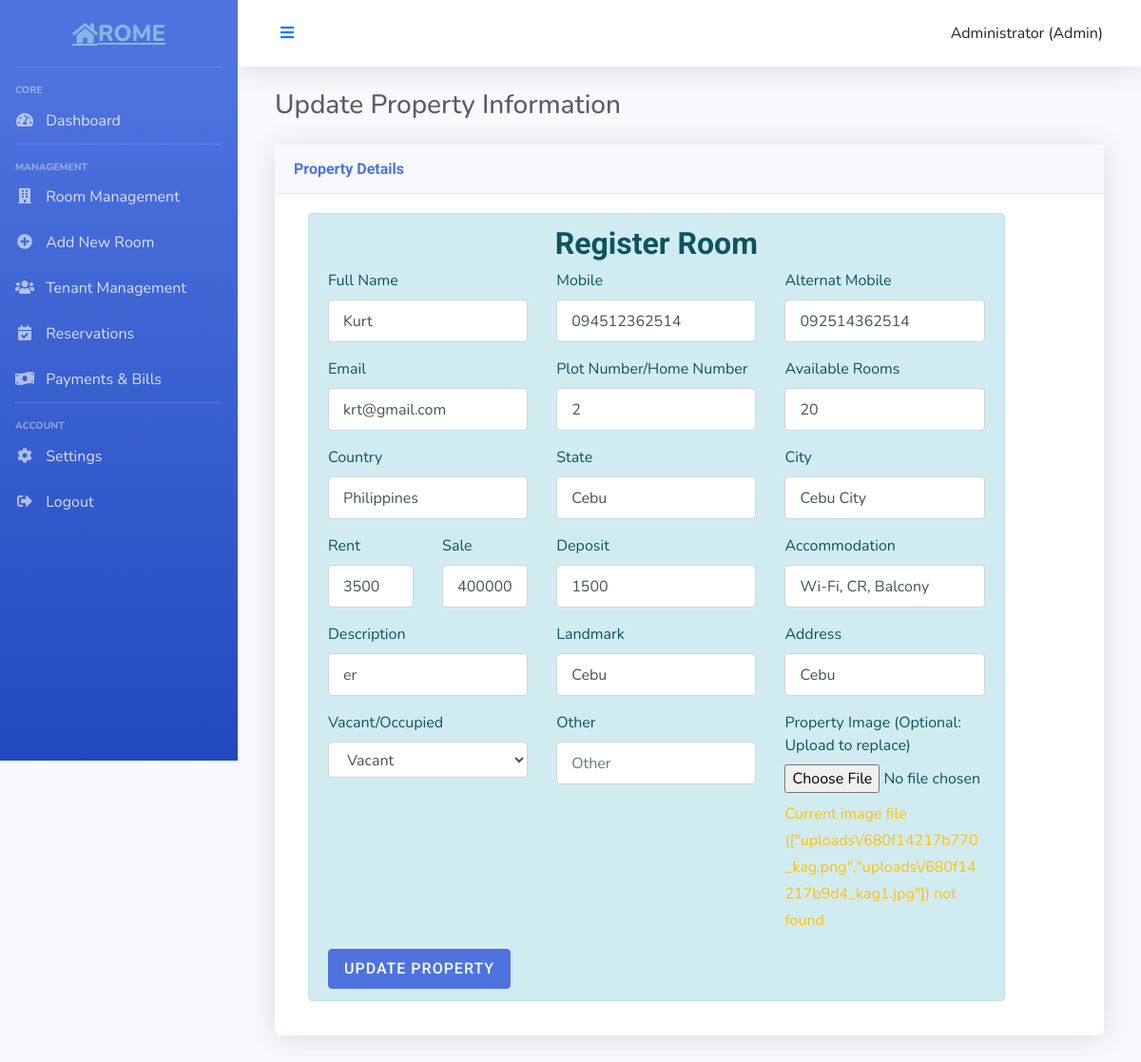
The app's page /app/update.php?id=25&act=indi (signed in), older data.
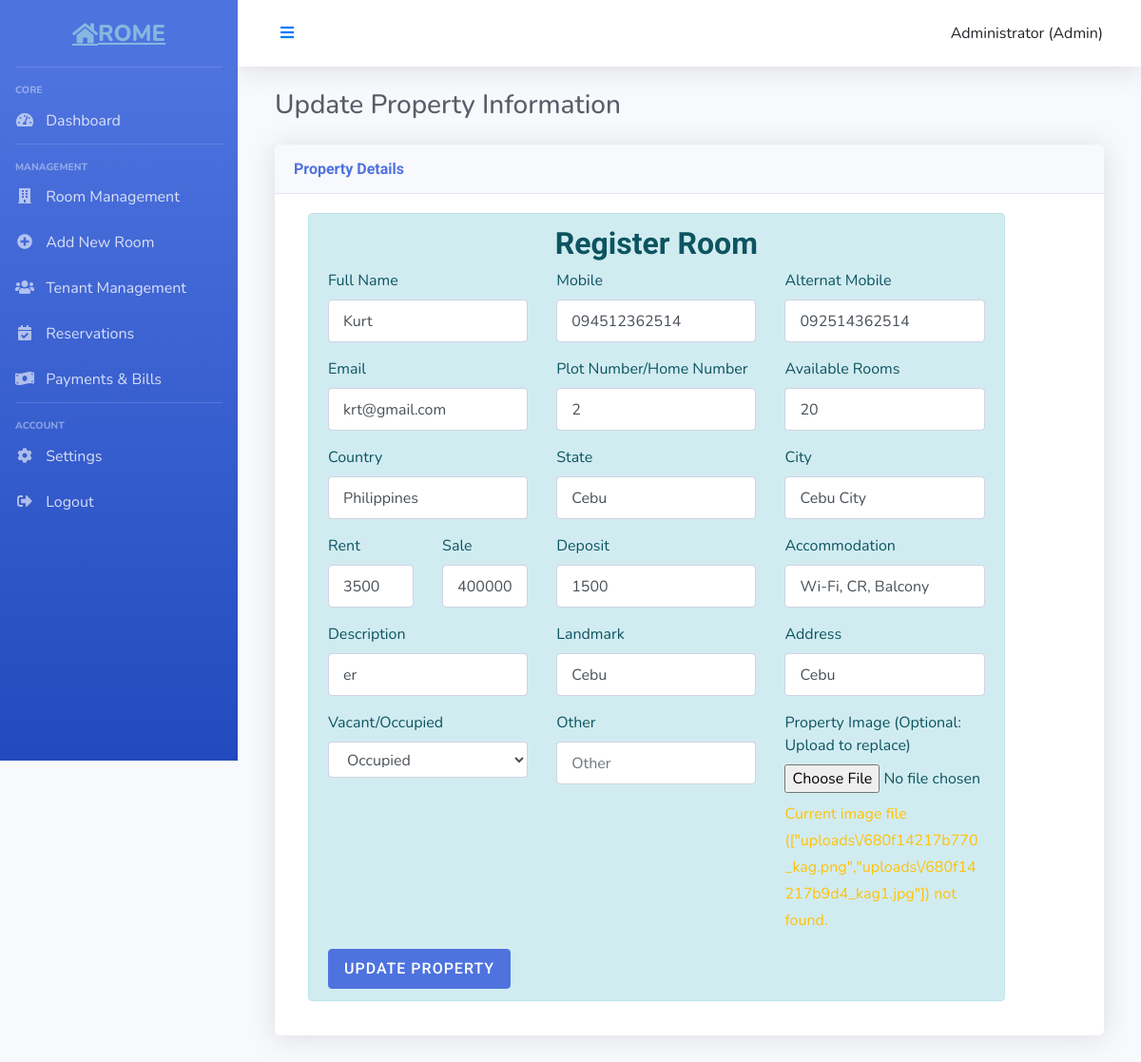
The same page, newer data.
### tables this page shows
CREATE TABLE `room_rental_registrations` (
  `id` int(10) UNSIGNED NOT NULL,
  `fullname` varchar(191) NOT NULL,
  `mobile` varchar(191) NOT NULL,
  `alternat_mobile` varchar(191) NOT NULL,
  `email` varchar(191) NOT NULL,
  `country` varchar(191) NOT NULL,
  `state` varchar(191) NOT NULL,
  `city` varchar(191) NOT NULL,
  `landmark` varchar(191) NOT NULL,
  `rent` varchar(191) NOT NULL,
  `sale` varchar(190) DEFAULT NULL,
  `deposit` varchar(191) NOT NULL,
  `plot_number` varchar(191) NOT NULL,
  `rooms` varchar(100) DEFAULT NULL,
  `address` varchar(191) NOT NULL,
  `accommodation` varchar(191) NOT NULL,
  `description` varchar(191) NOT NULL,
  `image` longtext DEFAULT NULL,
  `open_for_sharing` varchar(191) DEFAULT NULL,
  `other` varchar(191) DEFAULT NULL,
  `vacant` int(1) NOT NULL DEFAULT 1,
  `created_at` timestamp NULL DEFAULT current_timestamp(),
  `updated_at` timestamp NULL DEFAULT current_timestamp(),
  `user_id` int(10) DEFAULT NULL
);

### app/partials/edit/individaul.php (the view, shortened to what the changed rows need)
<div class="col-md-11 col-xs-12 col-sm-12">
	<div class="alert alert-info" role="alert">
		<h2 class="text-center">Register Room</h2>
		<form action="" method="POST" enctype="multipart/form-data">
  	 <div class="row">
  	 	<div class="col-md-4">
	  	  <div class="form-group">
		    <label for="fullname">Full Name</label>
		    <input type="text" class="form-control" id="fullname" placeholder="Full Name" name="fullname" value="<?php echo $data['fullname']?$data['fullname']:''; ?>" required>
		  </div>
		 </div>
		<div class="col-md-4">
		  <div class="form-group">
		    <label for="mobile">Mobile</label>
		    <input type="text" class="form-control" id="mobile" placeholder="Mobile" name="mobile" value="<?php echo $data['mobile']?$data['mobile']:''; ?>" required>
		  </div>
		 </div>
		<div class="col-md-4">
		  <div class="form-group">
		    <label for="alternat_mobile">Alternat Mobile</label>
		    <input type="text" class="form-control" id="alternat_mobile" placeholder="Alternat Mobile" name="alternat_mobile" value="<?php echo $data['alternat_mobile']?$data['alternat_mobile']:''; ?>">
		  </div>
		</div>
	</div>
	<div class="row">
  	 	<div class="col-md-4">
		  <div class="form-group">
		    <label for="email">Email</label>
		    <input type="email" class="form-control" id="email" placeholder="Email" name="email" value="<?php echo $data['email']?$data['email']:''; ?>" required>
		  </div>
		 </div>
		 <div class="col-md-4">
		  <div class="form-group">
		    <label for="plot_number">Plot Number/Home Number</label>
		    <input type="text" class="form-control" id="plot_number" placeholder="Plot Number/Home Number" name="plot_number" value="<?php echo $data['plot_number']?$data['plot_number']:''; ?>" required>
		  </div>
		 </div>
		 <div class="col-md-4">
		  <div class="form-group">
		    <label for="rooms">Available Rooms</label>
		    <input type="text" class="form-control" id="rooms" placeholder="1BHK/2BHK/3BHK/1RK" name="rooms" value="<?php echo $data['rooms']?$data['rooms']:''; ?>" required>
		  </div>
		 </div>
	</div>
	<div class="row">
		<div class="col-md-4">
	  <div class="form-group">
	    <label for="country">Country</label>
	    <input type="country" class="form-control" id="country" placeholder="Country" name="country" value="<?php echo $data['country']?$data['country']:''; ?>" required>
	  </div>
	  </div>
	  <div class="col-md-4">
	  <div class="form-group">
	    <label for="state">State</label>
	    <input type="state" class="form-control" id="state" placeholder="State" name="state" value="<?php echo $data['state']?$data['state']:''; ?>" required>
	  </div>
	  </div>
	  <div class="col-md-4">
	  <div class="form-group">
	    <label for="city">City</label>
	    <input type="city" class="form-control" id="city" placeholder="City" name="city" value="<?php echo $data['city']?$data['city']:''; ?>" required>
	  </div>
	  </div>
	 </div>
	 <div class="row">
	 	<div class="col-md-2">
	 <div class="form-group">
	    <label for="rent">Rent</label>
	    <input type="rent" class="form-control" id="rent" placeholder="Rent" name="rent" value="<?php echo $data['rent']?$data['rent']:''; ?>" required>
	  </div>
	  </div>
	  <div class="col-md-2">
	 <div class="form-group">
	    <label for="sale">Sale</label>
	    <input type="sale" class="form-control" id="sale" placeholder="Sale" name="sale" value="<?php echo $data['sale']?$data['sale']:''; ?>">
	  </div>
	  </div>
	  <div class="col-md-4">
	  <div class="form-group">
	    <label for="deposit">Deposit</label>
	    <input type="deposit" class="form-control" id="deposit" placeholder="Deposit" name="deposit" value="<?php echo $data['deposit']?$data['deposit']:''; ?>" required>
	  </div>
	  </div>
	  <div class="col-md-4">
	  <div class="form-group">
	    <label for="accommodation">Accommodation</label>
	    <input type="accommodation" class="form-control" id="accommodation" placeholder="Accommodation" name="accommodation" value="<?php echo $data['accommodation']?$data['accommodation']:''; ?>" required>
	  </div>
	  </div>
	  </div>
	   <div class="row">
	 	<div class="col-md-4">
	  <div class="form-group">
	    <label for="description">Description</label>
	    <input type="description" class="form-control" id="description" placeholder="Description" name="description" value="<?php echo $data['description']?$data['description']:''; ?>" required>
	  </div>
	   </div>
	  <div class="col-md-4">
	  <div class="form-group">
	    <label for="landmark">Landmark</label>
	    <input type="landmark" class="form-control" id="landmark" placeholder="landmark" name="landmark" value="<?php echo $data['landmark']?$data['landmark']:''; ?>" required>
	  </div>
	   </div>
	  <div class="col-md-4">
	  <div class="form-group">
	    <label for="address">Address</label>
	    <input type="address" class="form-control" id="address" placeholder="Address" name="address" value="<?php echo $data['address']?$data['address']:''; ?>" required>
	  </div>
	   </div>
	    </div>
	   <div class="row">
	   	<div class="col-4">
	 		 <div class="form-group">
			    <label for="vacant">Vacant/Occupied</label>
			    <select class="form-control" id="vacant" name="vacant">
			      <option value="1" <?php if($data['vacant'] == '1'){echo 'selected';}?>>Vacant</option>
			      <option value="0" <?php if($data['vacant'] == '0'){echo 'selected';}?>>Occupied</option>
			    </select>
			  </div>
	 	</div>
	 	<div class="col-md-4">
	  <div class="form-group">
	    <label for="other">Other</label>
	    <input type="other" class="form-control" id="other" placeholder="Other" name="other" value="<?php echo $data['other']?$data['other']:''; ?>" required>
	  </div>
	  </div>
	  <div class="col-md-4">
	  <div class="form-group">
			<label for="image">Property Image (Optional: Upload to replace)</label>
			<input type="file" class="form-control-file" id="image" name="image" accept="image/*">
			<?php
				$uploads_dir = '../uploads/';
				if (!empty($data['image'])):
					$image_filename = htmlspecialchars($data['image']);
					$image_path = $uploads_dir . $image_filename;
					if (file_exists($image_path)):
			?>
				<p class="mt-2 mb-0">Current Image:</p>
				<img src="<?php echo $image_path; ?>" alt="Current Property Image" style="max-width: 100px; max-height: 100px; border: 1px solid #ddd; padding: 2px;">
				<input type="hidden" name="current_image" value="<?php echo $image_filename; ?>">
			<?php else: ?>
				<p class="mt-2 mb-0 text-warning">Current image file (<?php echo $image_filename; ?>) not found.</p>
			<?php endif; ?>
			<?php else: ?>
				<p class="mt-2 mb-0 text-muted">No current image.</p>
				<input type="hidden" name="current_image" value="">
			<?php endif; ?>
		</div>
	  </div>
	  </div>
	  <button type="submit" class="btn btn-primary" name='register_individuals' value="register_individuals">Update Property</button>
	</form>
	</div>
	</div>

Row changes from the older to the newer data that the page shows:
changed room_rental_registrations "[\"uploads\\/680f14217b770_kag.png\",\"uploads\\/680f14217b9d4_kag1.jpg\"]": vacant "Vacant" → "Occupied"
